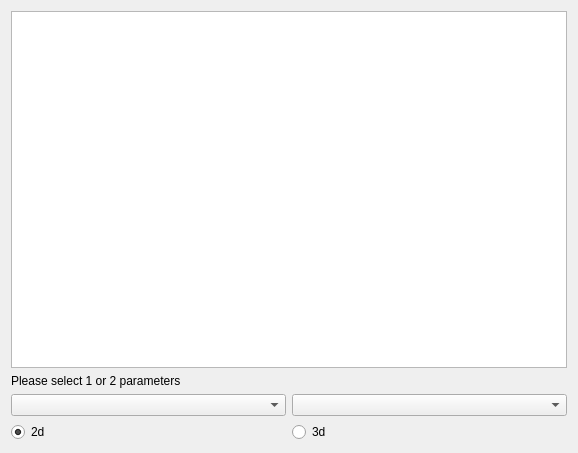
<?xml version="1.0" encoding="UTF-8"?>
<ui version="4.0">
 <class>InfluenceForm</class>
 <widget class="QWidget" name="InfluenceForm">
  <property name="geometry">
   <rect>
    <x>0</x>
    <y>0</y>
    <width>578</width>
    <height>453</height>
   </rect>
  </property>
  <property name="windowTitle">
   <string>Factor influence</string>
  </property>
  <layout class="QGridLayout" name="gridLayout">
   <item row="0" column="0">
    <widget class="QGraphicsView" name="graphicsView_matplotlib"/>
   </item>
   <item row="1" column="0">
    <layout class="QVBoxLayout" name="verticalLayout">
     <item>
      <widget class="QLabel" name="label">
       <property name="text">
        <string>Please select 1 or 2 parameters</string>
       </property>
      </widget>
     </item>
     <item>
      <layout class="QHBoxLayout" name="horizontalLayout_3">
       <item>
        <widget class="QComboBox" name="combobox_parameter_1"/>
       </item>
       <item>
        <widget class="QComboBox" name="combobox_parameter_2"/>
       </item>
      </layout>
     </item>
     <item>
      <layout class="QHBoxLayout" name="horizontalLayout_2">
       <item>
        <widget class="QRadioButton" name="radio_2d">
         <property name="text">
          <string>2d</string>
         </property>
         <property name="checked">
          <bool>true</bool>
         </property>
        </widget>
       </item>
       <item>
        <widget class="QRadioButton" name="radio_3d">
         <property name="text">
          <string>3d</string>
         </property>
        </widget>
       </item>
      </layout>
     </item>
    </layout>
   </item>
  </layout>
 </widget>
 <resources/>
 <connections/>
</ui>
